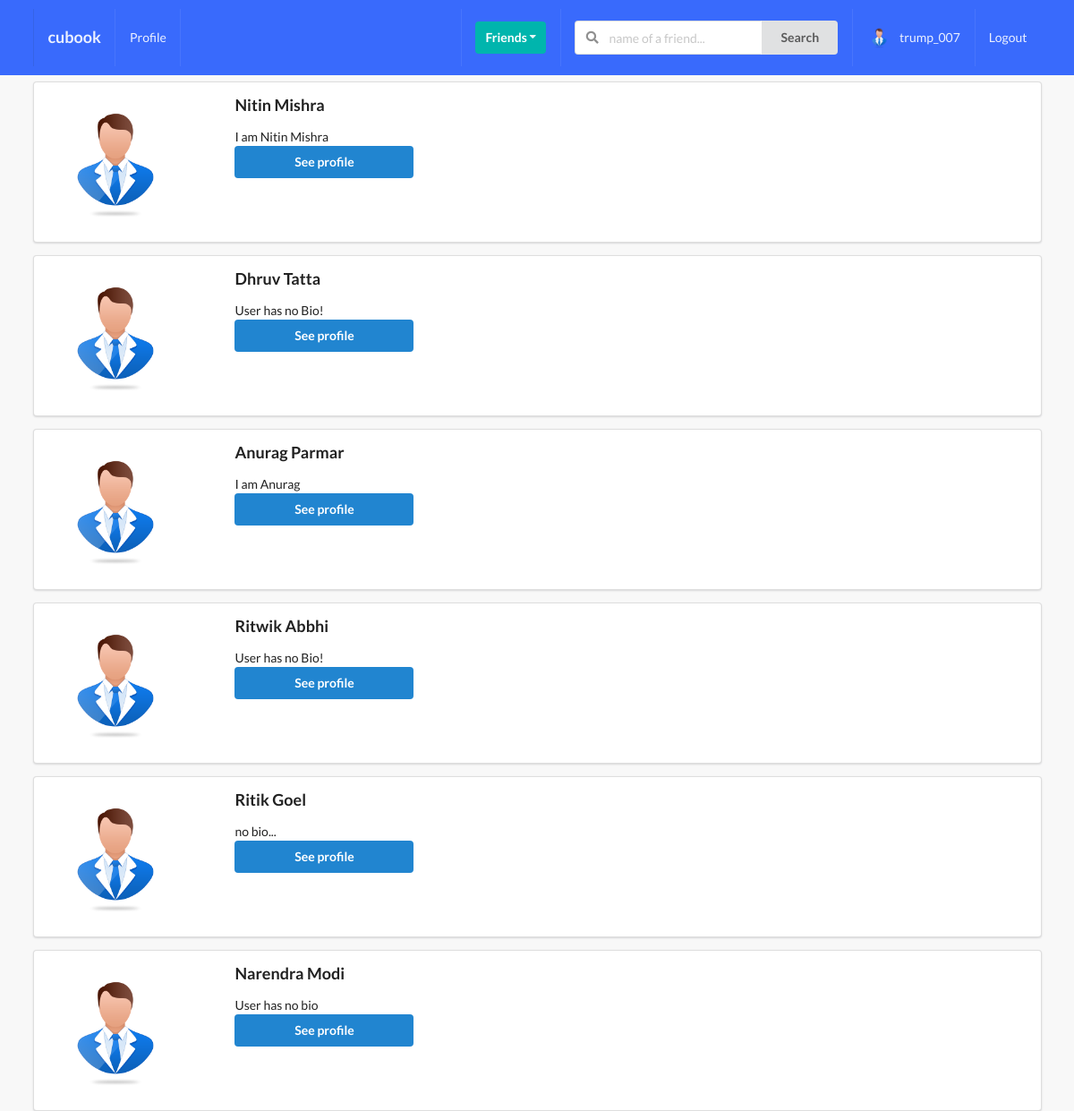
/profiles/to-invite/ (signed in), run on the app's committed database.
### profiles/models.py (models this page shows, shortened)
class Profile(models.Model):
    first_name = models.CharField(max_length=200, blank=True)
    last_name = models.CharField(max_length=200, blank=True)
    user = models.OneToOneField(User, on_delete=models.CASCADE)
    bio = models.TextField(default="User has no bio ", max_length=300)
    email = models.EmailField(max_length=200, blank=True)
    country = models.CharField(max_length=200, blank=True)
    avatar = models.ImageField(default='avatar.png', upload_to='avatars/')
    friends = models.ManyToManyField(User, blank=True, related_name='friends')
    slug = models.SlugField(unique=True, blank=True)
    updated = models.DateTimeField(auto_now=True)
    created = models.DateTimeField(auto_now_add=True)
    objects = ProfileManager()
    def __str__(self):
        return f"{self.user.username}-{self.created.strftime('%d-%m-%Y')}"
    def get_absolute_url(self):
        return reverse("profiles:profile-detail-view", kwargs={"slug": self.slug})
    __initial_first_name = None
    __initial_last_name = None
    def __init__(self, *args, **kwargs):
        super().__init__(*args, **kwargs)
        self.__initial_first_name = self.first_name
        self.__initial_last_name = self.last_name

### profiles/views.py (the view)
# urls.py: path('to-invite/', invite_profiles_list_view,name='invite-profiles-view'),
@login_required
def invite_profiles_list_view(request):
    user = request.user
    qs = Profile.objects.get_all_profiles_to_invite(user)
    context = {'qs': qs}
    return render(request, 'profiles/to_invite_list.html', context)

### profiles/context_processors.py (called while the page is built)
def profile_pic(request):
    if request.user.is_authenticated:
        profile_obj = Profile.objects.get(user=request.user)
        pic = profile_obj.avatar
        return {'picture': pic}
    return{}

def invitations_received_no(request):
    if request.user.is_authenticated:
        profile_obj = Profile.objects.get(user=request.user)
        qs_count = Relationship.objects.invitations_received(profile_obj).count()
        return {'invites_num': qs_count}
    return{}

### profiles/models.py (called while the page is built)
    def get_all_profiles_to_invite(self, sender):
        profiles = Profile.objects.all().exclude(user=sender)
        profile = Profile.objects.get(user=sender)
        qs = Relationship.objects.filter(Q(sender=profile) | Q(receiver=profile))
        print(qs)
        print("#########")
        accepted = set([])
        for rel in qs:
            if rel.status == 'accepted':
                accepted.add(rel.receiver)
                accepted.add(rel.sender)
        print(accepted)
        print("#########")
        available = [profile for profile in profiles if profile not in accepted]
        print(available)
        print("#########")
        return available

    def invitations_received(self, receiver):
        qs = Relationship.objects.filter(receiver=receiver, status='send')
        return qs

    def __str__(self):
        return f"{self.sender}-{self.receiver}-{self.status}"

### profiles/templates/profiles/to_invite_list.html (shortened to what this page needs)
{% extends 'base.html' %}
{% block content %}
    {% for item in qs %}
        <div class="ui segment">
            <div class="ui grid">
                <div class="row">
                    <div class="three wide column">
                        <img class="ui small circular image" src={{item.avatar.url}}>
                    </div>
                    <div class="thirteen wide column">
                        <h3>{{item.first_name}}  {{item.last_name}}</h3>
                        <p>{{item.bio}}</h3>
                        <br>
                        <a href={{item.get_absolute_url}}>
                            <button class="ui primary button w-big mb-5">See profile</button>
                    </div>
                </div>
            </div>
        </div>
    {% endfor %}
{% endblock content %}

### templates/main/navbar.html (shortened to what this page needs)
{% url 'posts:main-post-view' as path_to_posts %}
{% url 'profiles:my-profile-view' as path_to_profile %}
<div class="ui inverted menu nav mb-7">
    <div class="ui container">
      <a href="{{path_to_posts}}" class="{% if request.path == path_to_posts %}  {% endif %}item">
          <h3>cubook</h3>
      </a>
      {% if request.user.is_authenticated %}
      <a href="{{path_to_profile}}" class="{% if request.path == path_to_profile %} active {% endif %}item">
          Profile
      </a>
      {% endif %}
      <div class="right menu">
          {% if request.user.is_authenticated %}
          <div class="item">
              <div class="ui floating dropdown icon button teal"> Friends
                  <i class="dropdown icon"></i>
               </div>
          </div>
               <div class="item">
                <form action="" method="GET">
                  <div class="ui action left icon input">
                  <input class="prompt" type="text" name='q' placeholder="name of a friend...">
                  <button type='submit' class="ui button">Search</button>
                  </div>
              </form>
              </div>
              <a href="{{path_to_profile}}" class="item">
                   <img src={{picture.url}} class="ui avatar image">&nbsp;
                   {{ request.user }}
              </a>
              <a href="{% url 'account_logout' %}" class="ui item">
                  Logout
              </a>
          {% else %}
          <a href="{% url 'account_login' %}" class="ui item">
                  Login
              </a>
          {% endif %}
      </div>
    </div>
  </div>

### static_project/style.css (style rules this page uses)
body { background: #F8F8F8 !important; }
.nav { border-radius: 0px !important; padding: 10px 0 10px 0 !important; background-color: #396afc !important; }
.mb-7 { margin-bottom: 7px !important; }
.mb-5 { margin-bottom: 5px !important; }
.w-big { width: 200px !important; }

### data on the page
Profile: avatar (placeholder picture), first_name "Nitin", last_name "Mishra", bio "I am Nitin Mishra"
Profile: avatar (placeholder picture), first_name "Dhruv", last_name "Tatta", bio "User has no Bio!"
Profile: avatar (placeholder picture), first_name "Anurag", last_name "Parmar", bio "I am Anurag"
Profile: avatar (placeholder picture), first_name "Ritwik", last_name "Abbhi", bio "User has no Bio!"
Profile: avatar (placeholder picture), first_name "Ritik", last_name "Goel", bio "no bio..."
Profile: avatar (placeholder picture), first_name "Narendra", last_name "Modi", bio "User has no bio"

### other printed values
{{ request.user }} "trump_007"
